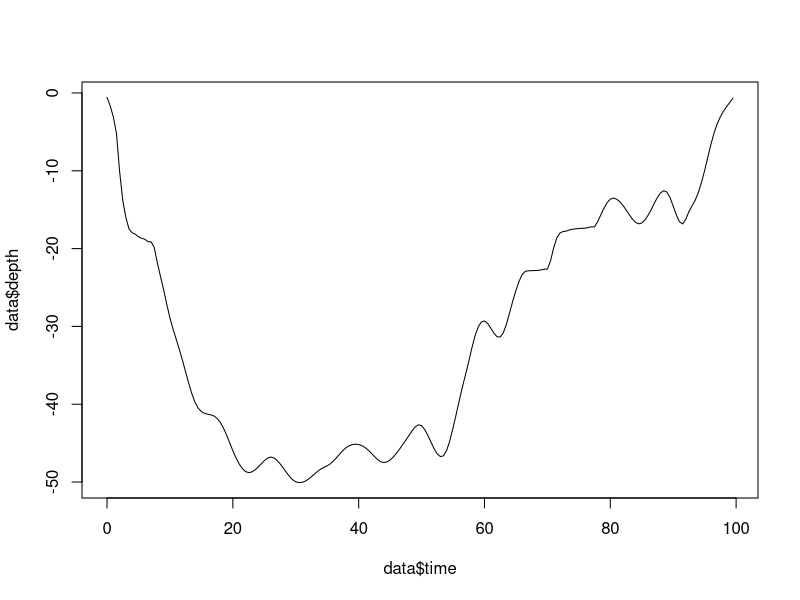
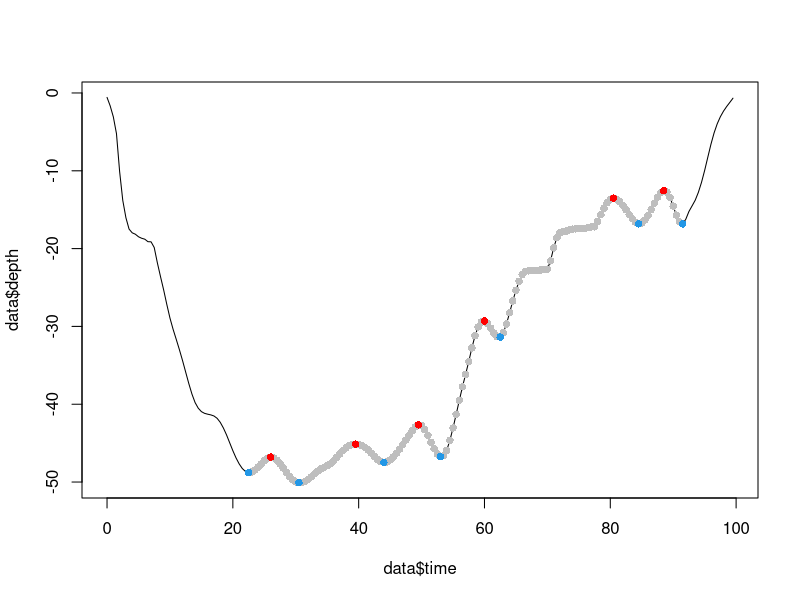

Write the R code that produced these figures, in order.

library(tidyverse)

#------------------------------------
# Create a dive profile data frame
#------------------------------------
# Profile is based on Figure 2 in Halsey et al. 2007 (Polar Biol (2007) 30:991–1004)
# time is at 2 Hz; depth is negative and in m

data <- data.frame(
          time = seq(0, 99.5, 0.5), 
          depth = c(
          -0.57,  -1.66, -3.07,  -5.23, -10.09, -13.80, -16.03, -17.49, -17.97, -18.15, -18.48, -18.67, -18.79,
          -19.11, -19.13, -19.86, -21.83, -23.60, -25.31, -27.17, -28.92, -30.37, -31.66, -32.98, -34.38, -35.87,
          -37.35, -38.70, -39.79, -40.51, -40.95, -41.17, -41.28, -41.37, -41.51, -41.81, -42.33, -43.06, -43.95,
          -44.96, -45.97, -46.89, -47.66, -48.26, -48.64, -48.79, -48.71, -48.46, -48.10, -47.68, -47.26, -46.93,
          -46.79, -46.89, -47.19, -47.65, -48.18, -48.75, -49.28, -49.70, -49.97, -50.07, -50.04, -49.89, -49.64,
          -49.31, -48.95, -48.60, -48.32, -48.11, -47.91, -47.65, -47.29, -46.85, -46.38, -45.94, -45.58, -45.33,
          -45.18, -45.13, -45.18, -45.32, -45.56, -45.88, -46.28, -46.71, -47.10, -47.39, -47.49, -47.41, -47.16,
          -46.78, -46.31, -45.77, -45.19, -44.61, -44.01, -43.41, -42.90, -42.64, -42.75, -43.25, -44.01, -44.88,
          -45.72, -46.39, -46.74, -46.62, -45.91, -44.65, -43.05, -41.30, -39.50, -37.76, -36.16, -34.51, -32.76,
          -31.19, -30.07, -29.43, -29.30, -29.62, -30.22, -30.86, -31.32, -31.37, -30.81, -29.68, -28.23, -26.73,
          -25.36, -24.20, -23.33, -22.91, -22.86, -22.83, -22.82, -22.81, -22.73, -22.65, -22.64, -21.57, -19.91,
          -18.61, -17.99, -17.80, -17.75, -17.60, -17.51, -17.46, -17.42, -17.38, -17.38, -17.29, -17.20, -17.20,
          -16.51, -15.65, -14.80, -14.09, -13.65, -13.51, -13.64, -13.97, -14.44, -15.01, -15.62, -16.18, -16.62,
          -16.82, -16.71, -16.33, -15.73, -14.99, -14.17, -13.41, -12.83, -12.56, -12.73, -13.45, -14.54, -15.69,
          -16.56, -16.83, -16.23, -15.23, -14.51, -13.78, -12.77, -11.49,  -9.95,  -8.26,  -6.59,  -5.13,  -3.96,
          -3.05, -2.33,  -1.74,  -1.21,  -0.67))

# add row numbers to help track later change points
data = data %>%
  mutate(RowNumber = row_number())

# plot dive profile
plot(data$time, data$depth, type = "l")

#----------------------------------------------------------------------------------
# Calculate wiggles following Halsey et al. 2007 
#----------------------------------------------------------------------------------
# From Halsey et al. 2007 : Polar Biol (2007) 30:991–1004
# Wiggles occur where an increase in depth over time 
# changes to a decrease in depth 
# and then back to an increase in depth (thus: decent to accent to decent). 
# This creates a short period in the dive profile that is concave in shape. 
# Thus, wiggles are defined by 3 points of the vertical speed that passes below (or through) 0 ms–1).
# If useful, certain wiggles could be ignored, e.g. using a threshold based on depth

# We define the following: 
# The decent (in the decent to accent to decent) should be at least 2 m "wiggle_threshold"
# (on one side of the wiggle) and at least 0.3 m on the other side ("wiggle_threshold2")
# This prevents 'steps' with a very small decrease in 
# depth from being identified as wiggles. The thresholds are specified below, 
# and can be relaxed by setting to a smaller value (or zero - no threshold).

#--------------------------------
# Set the chosen wiggle threshold
#--------------------------------
# what is the minimum depth difference (in m) for a wiggle
wiggle_threshold = 2   

# Given that the 2 m threshold (above) is satisfied (e.g., on the lead end) of the profile 
# what is the minimum depth difference for the other end (i.e., on the tail end) for a wiggle
# (0.3 m - Simeone and Wilson (2003))
wiggle_threshold2 = 0  # set to zero to ignore this condition.

#--------------------------
#Get the vertical speed
#--------------------------
data$vertical_speed_val <- c(NA, diff(data$depth)/as.numeric(diff(data$time)))
data$vertical_speed_val
# make an index (1 or -1) from vertical_speed_val
data$vertical_speed[data$vertical_speed_val >= 0] <- 1    # ascent
data$vertical_speed[data$vertical_speed_val < 0] <- -1    # decent

#--------------------
# Find change points
#--------------------
data$change_points = NA
data$change_points[1:(nrow(data)-1)] <- diff(data$vertical_speed )
# Set change points that are negative to -1 and those that are positive to 1
data$change_points[data$change_points > 0] <- 1
data$change_points[data$change_points < 0] <- -1
data$change_points

#---------------------
# Find wiggles 
#---------------------

#Create columns for wiggles
data$wiggle <- data$wiggle_period <- NA

# Loop through all the 'negative' change points 
# (i.e. changes from ascend to descend) and look for valid 'wiggles'

for(ipt in which(data$change_points == -1)){
  # ipt =  which(data$change_points == -1)[2] #DEBUGGING
  
  #Wiggle START - the PREVIOUS closest positive change point (descend to ascend)
  wiggle_start <- which(data$change_points[1:ipt] == 1)#[length(which(data$change_points[1:ipt] == 1))]
  
  #Wiggle END - the NEXT closest positive change point (descend to ascend)
  next_wiggle_ends <- which(data$change_points[ipt+1:nrow(data)] == 1)#[1]
  
  #Make sure there is a start and end to the wiggle within the dive
  if (length(next_wiggle_ends) > 0 & length(wiggle_start) > 0){
    #Get the row number of wiggle start
    wiggle_start = wiggle_start[length(wiggle_start)]
    
    #Get row number of wiggle end
    wiggle_end = ipt + next_wiggle_ends[1]
    
    #Get data associated with the wiggle
    wiggle_data = data[wiggle_start:wiggle_end,]
    
    #Get the range of depths in the wiggle and keep if > 2m (lead or lag) 
    d_delta_wiggle = max(wiggle_data$depth) - min(wiggle_data$depth)
    
    #Get the range of depths (in the wiggle and keep if > 0.5m (lead AND lag) 
    d_delta_wiggle1 = max(wiggle_data$depth) - wiggle_data$depth[1]
    d_delta_wiggle2 = max(wiggle_data$depth) - tail(wiggle_data$depth, n=1)
    d_delta_wiggle3 = min(d_delta_wiggle1, d_delta_wiggle2)
  
    #Now check if the wiggle amplitude is larger than the set threshold (wiggle_threshold)
    if (d_delta_wiggle > wiggle_threshold & 
        d_delta_wiggle3 > wiggle_threshold2){
      
      #Mark the peak of the wiggle
      wiggle_data$wiggle = 0
      wiggle_data$wiggle[which(wiggle_data$depth == max(wiggle_data$depth,na.rm=T))[1]] = 1
      
      #Mark the whole wiggle period
      wiggle_data$wiggle_period = 1
      
      #Set the columns in the original data frame
      data$wiggle[wiggle_start:wiggle_end] <- wiggle_data$wiggle
      data$wiggle_period[wiggle_start:wiggle_end] <- wiggle_data$wiggle_period
    }
  }
}

# Create a column to add up how many wiggles there are 
data = data %>%
  mutate(wiggle_count = replace_na(wiggle, 0)) %>%
  mutate(wiggle_count = cumsum(wiggle_count))

head(data)
max(data$wiggle_count)

# Quick plot to show the identified wiggles
plot(data$time, data$depth, type = "l")
points(data$time[data$wiggle_period == 1], data$depth[data$wiggle_period == 1],col = "grey",pch = 16)
points(data$time[data$wiggle == 1], data$depth[data$wiggle == 1],col = 'red',pch = 16)
points(data$time[data$change_points == 1], data$depth[data$change_points == 1],col = 4,pch = 16)

